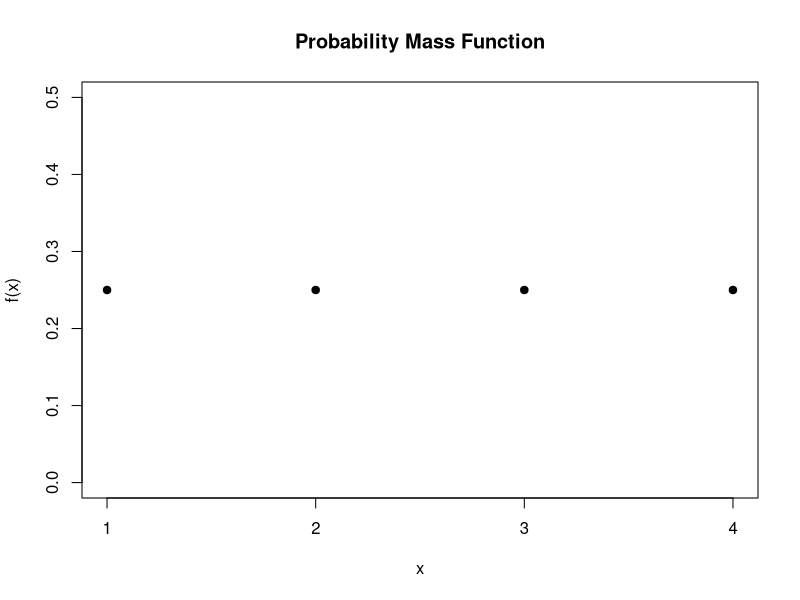
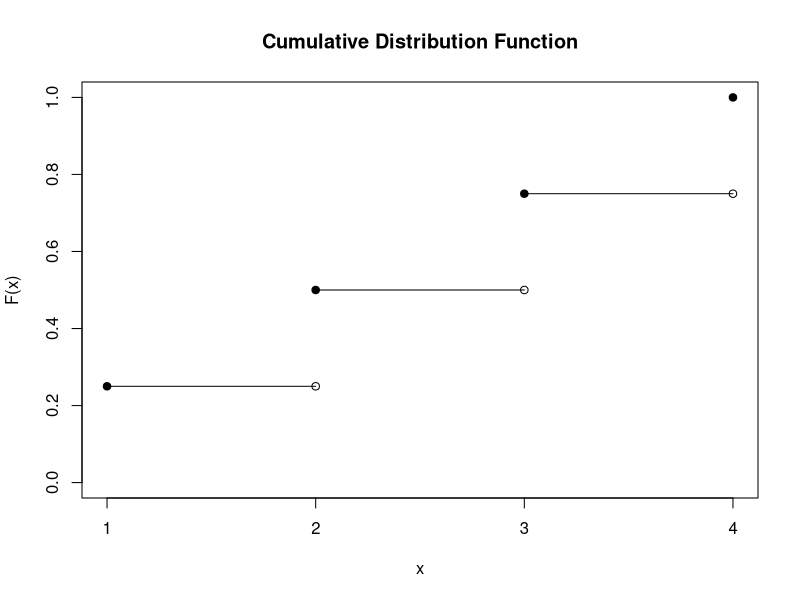

Reproduce these figures in R, in order.
## ---- chunk 1
knitr::opts_chunk$set(echo = TRUE, 
                      tidy.opts=list(width.cutoff = 80),
                      tidy = FALSE)
options(width = 80)
## ---- chunk 2
        x <- 1:4
        n <- length(x)
        fx <- rep(1/4, n)
## ---- chunk 3
        plot(x = x, y = fx, pch = 19, 
            xaxt="n",
            ylim = c(0, 0.5),
            xlab = "x",
            ylab = "f(x)",
            main = "Probability Mass Function")
        axis(1, at = seq(min(x), max(x), by = 1))
## ---- chunk 4
        x <- 1:4
        n <- length(x)
        fx <- rep(1/4, n)
        Fx <- cumsum(fx)
## ---- chunk 5
        ## Let's make an empty plot
        plot(x = NA, y = NA, pch = NA, 
            xaxt="n",
            xlim = c(min(x), max(x)),
            ylim = c(0, 1),
            xlab = "x",
            ylab = "F(x)",
            main = "Cumulative Distribution Function")
        axis(1, at = seq(min(x), max(x), by = 1))
            
        ## Add closed circles, open circles, and finally the horizontal lines
        points(x = x, y = Fx, pch = 19) ## closed circles
        points(x = x[-1], y = Fx[-n], pch = 1) ## open circles
        for(i in 1:(n-1)) {
          points(x = x[i+0:1], 
                 y = Fx[c(i,i)], 
                 type = "l")
         }
## ---- chunk 6
    x <- 1:6

    s1 <- sample(x, replace = TRUE, size = 100)
    mean(s1)
## ---- chunk 7
    s2 <- sample(x, replace = TRUE, size = 1000)
    mean(s2)
## ---- chunk 8
    s3 <- sample(x, replace = TRUE, size = 10000)
    mean(s3)
